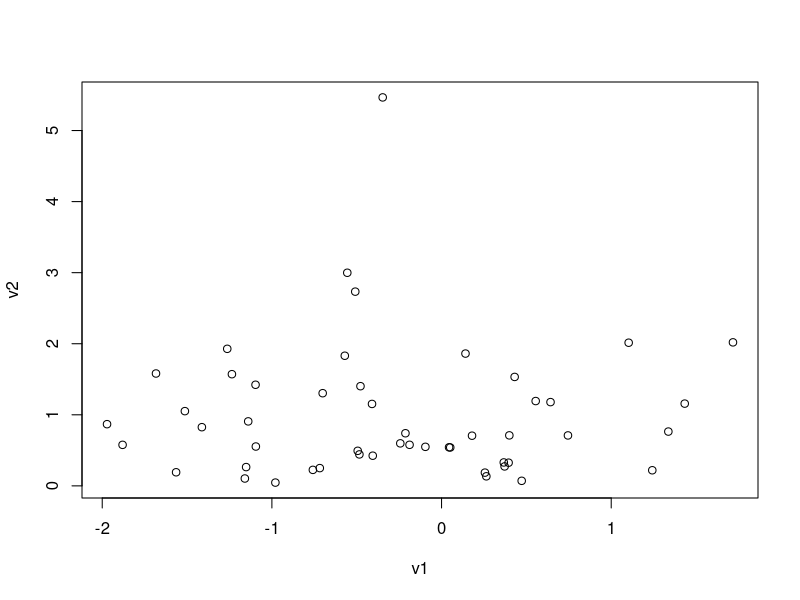
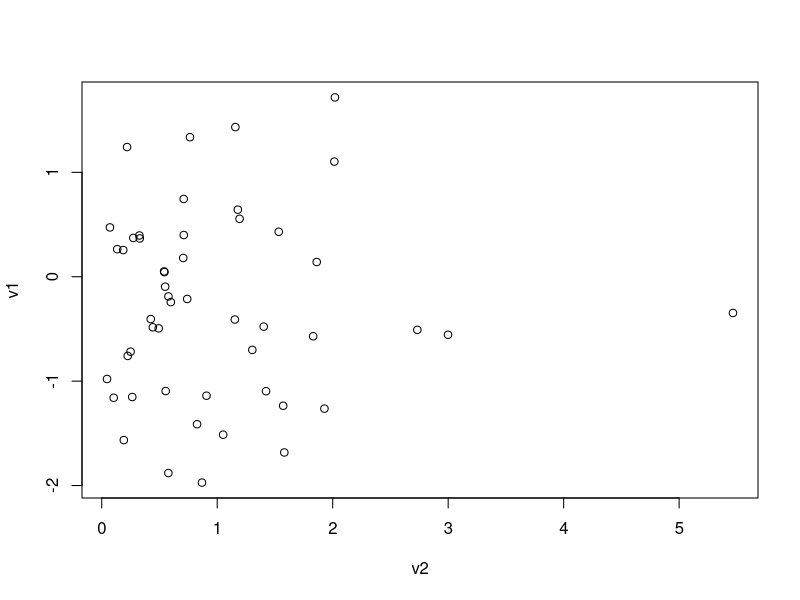

Here is the R script that generated these plots, in order:
# This is not very interesting
## draw from 2 distributions
v1 <-rnorm(50)
v2 <-rexp(50)
plot(v1,v2)
plot(v2,v1)
# do this : histogram of 100 draws from a normal wl 
## mean of 10 and sd of 0.1
## x-axis has a meaningful label
